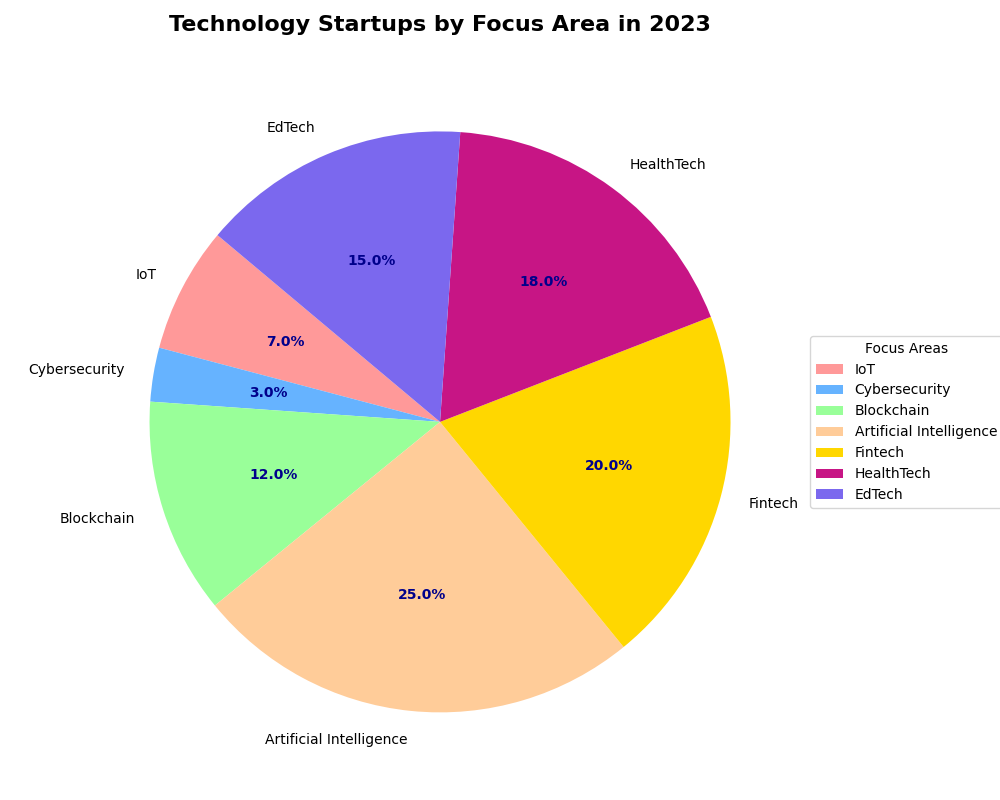

The Python source for this figure:
import matplotlib.pyplot as plt

focus_areas = ['IoT', 'Cybersecurity', 'Blockchain', 'Artificial Intelligence', 'Fintech', 'HealthTech', 'EdTech']
percentages = [7, 3, 12, 25, 20, 18, 15]

colors = ['#FF9999', '#66B3FF', '#99FF99', '#FFCC99', '#FFD700', '#C71585', '#7B68EE']

fig, ax = plt.subplots(figsize=(10, 8))

wedges, texts, autotexts = ax.pie(percentages, labels=focus_areas, autopct='%1.1f%%',
                                  startangle=140, colors=colors)

ax.set_title("Technology Startups by Focus Area in 2023", fontsize=16, fontweight='bold', pad=20)
ax.legend(wedges, focus_areas, title="Focus Areas", loc="center left", bbox_to_anchor=(1, 0, 0.5, 1))

for autotext in autotexts:
    autotext.set_color('darkblue')
    autotext.set_fontsize(10)
    autotext.set_fontweight('bold')

plt.tight_layout()
plt.show()
